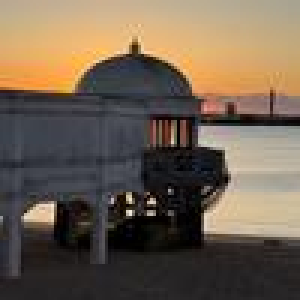
#> input picture assets/image0.jpeg, 100 x 100 px (shown 3 times larger)
$ python -i quadrieren.py   (imports and definitions only)
#> lines starting #> are read from the running program, lines starting #| are printed output that depends on the picture
from PIL import Image, ExifTags
import os

# Ordner mit den Originalbildern
input_folder = "C:/Users/drhen/Documents/Projekte/GIT/MemoryGame/assets"
output_folder = "C:/Users/drhen/Documents/Projekte/GIT/MemoryGame/assets/resized/"
target_size = 150  # Zielgröße in Pixeln (z. B. 100x100)

# Sicherstellen, dass der Ausgabeordner existiert
# [1 line not run here, left out]

def correct_orientation(image):
    """Korrigiert die Rotation basierend auf den EXIF-Daten"""
    try:
        for orientation in ExifTags.TAGS.keys():
            if ExifTags.TAGS[orientation] == "Orientation":
                break

        exif = image._getexif()
        if exif is not None:
            orientation_value = exif.get(orientation, 1)

            if orientation_value == 3:
                image = image.rotate(180, expand=True)
            elif orientation_value == 6:
                image = image.rotate(270, expand=True)
            elif orientation_value == 8:
                image = image.rotate(90, expand=True)
    except (AttributeError, KeyError, IndexError):
        pass  # Falls kein EXIF vorhanden ist, einfach Originalbild verwenden

    return image

def make_square(image):
    """Schneidet ein Bild quadratisch zu (zentriert)"""
    width, height = image.size
    if width == height:
        return image  # Bereits quadratisch

    # Zuschneiden auf quadratisches Format (mittig)
    side_length = min(width, height)
    left = (width - side_length) // 2
    top = (height - side_length) // 2
    right = left + side_length
    bottom = top + side_length

    return image.crop((left, top, right, bottom))

# Alle Bilder im Ordner durchgehen
# [18 lines not run here, left out]

>>> import cv2
>>> picture = cv2.imread('image0.jpeg', cv2.IMREAD_GRAYSCALE)
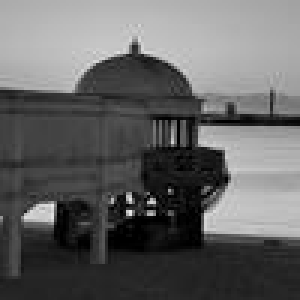
#> picture: shape (100, 100) (shown 3 times larger); min 0, max 233, mean 99
>>> result = correct_orientation(picture)

$ run again, on assets/image5.jpeg
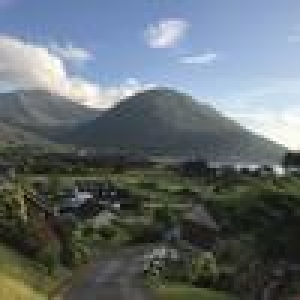
#> input picture assets/image5.jpeg, 100 x 100 px (shown 3 times larger)
#> `picture = cv2.imread('image0.jpeg', cv2.IMREAD_GRAYSCALE)`:
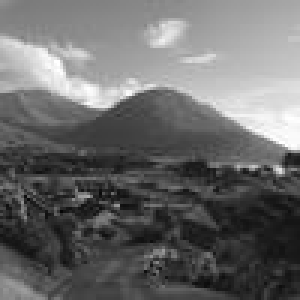
#> picture: shape (100, 100) (shown 3 times larger); min 4, max 255, mean 106.1

$ run again, on assets/image6.jpeg
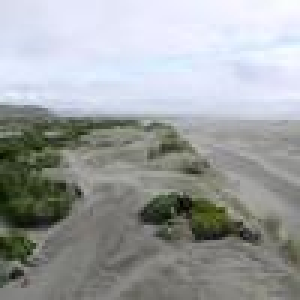
#> input picture assets/image6.jpeg, 100 x 100 px (shown 3 times larger)
#> `picture = cv2.imread('image0.jpeg', cv2.IMREAD_GRAYSCALE)`:
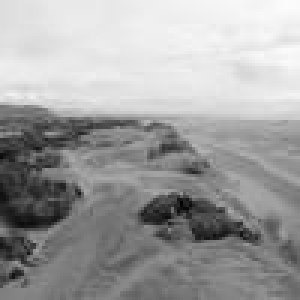
#> picture: shape (100, 100) (shown 3 times larger); min 0, max 252, mean 159.9

$ run again, on assets/image7.jpeg
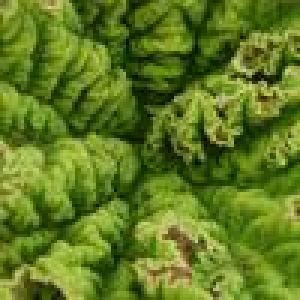
#> input picture assets/image7.jpeg, 100 x 100 px (shown 3 times larger)
#> `picture = cv2.imread('image0.jpeg', cv2.IMREAD_GRAYSCALE)`:
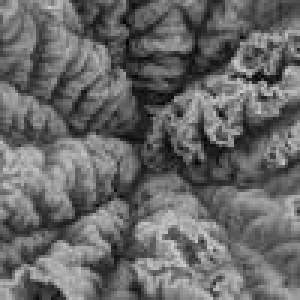
#> picture: shape (100, 100) (shown 3 times larger); min 1, max 206, mean 103.8
